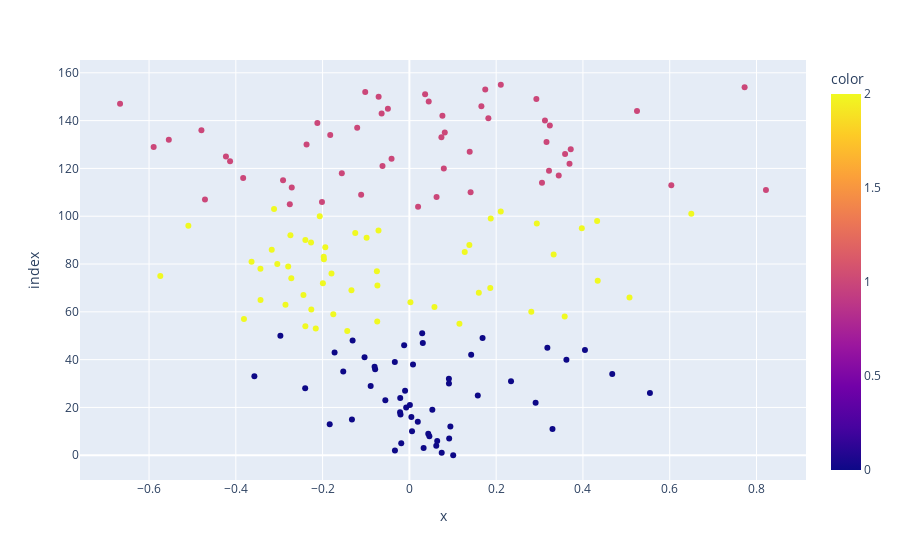

Source (notebook cell):
### Code cell
# Affichage ddes clusters avec plotly

fig = px.scatter(X_projected[:, 0], X_projected[:, 1], color=clusters.astype(np.float64))
# Ajout des centroïds sur la projection 
#fig = px.scatter(centroids_projected[:,0],centroids_projected[:,1])

fig.show()

### Figure 1 — Plotly figure (JSON) as saved in the notebook; plotly's stock layout.template omitted (floating-point values rounded to 4 significant figures; data arrays with more than 128 entries replaced by an {"elided": "..."} marker saying what was removed)
{"data": [{"hovertemplate": "x=%{x}<br>index=%{y}<br>color=%{marker.color}<extra></extra>", "legendgroup": "", "marker": {"color": {"elided": "156 int values"}, "coloraxis": "coloraxis", "symbol": "circle"}, "mode": "markers", "name": "", "orientation": "h", "showlegend": false, "type": "scatter", "x": {"elided": "156 float values"}, "xaxis": "x", "y": {"elided": "156 int values"}, "yaxis": "y"}], "layout": {"coloraxis": {"colorbar": {"title": {"text": "color"}}, "colorscale": [[0, "#0d0887"], [0.1111, "#46039f"], [0.2222, "#7201a8"], [0.3333, "#9c179e"], [0.4444, "#bd3786"], [0.5556, "#d8576b"], [0.6667, "#ed7953"], [0.7778, "#fb9f3a"], [0.8889, "#fdca26"], [1, "#f0f921"]]}, "legend": {"tracegroupgap": 0}, "margin": {"t": 60}, "xaxis": {"anchor": "y", "domain": [0, 1], "title": {"text": "x"}}, "yaxis": {"anchor": "x", "domain": [0, 1], "title": {"text": "index"}}}}
